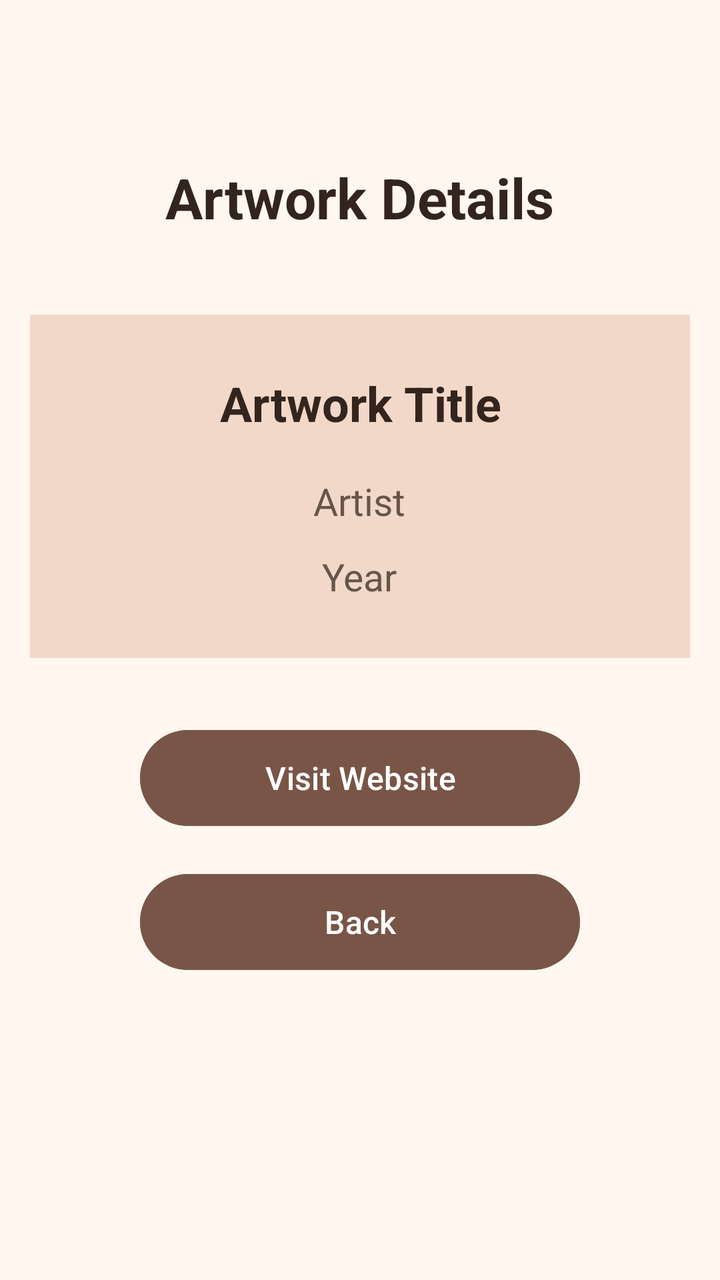
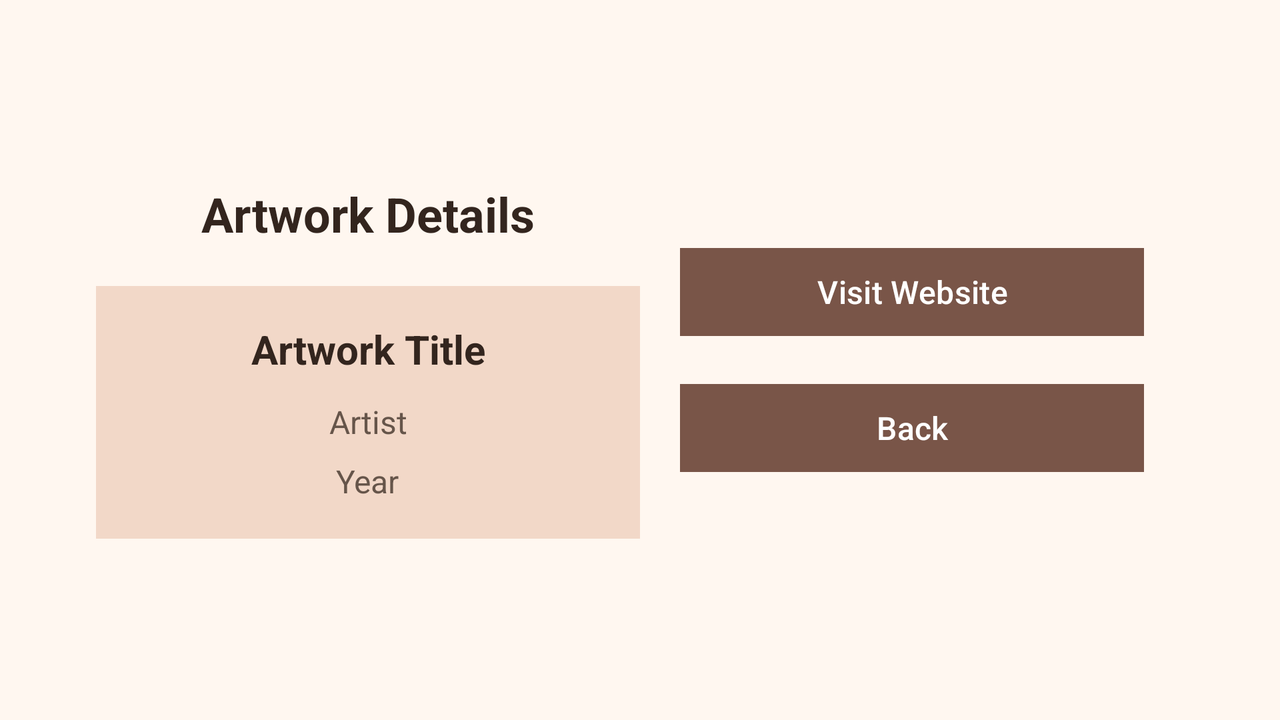

First picture: res/layout/ on a phone held upright. Second picture: the repository's own variant of that layout, on a device whose configuration matches the variant's folder. Source for both follows.
<!-- AndroidManifest.xml: application theme Theme.MohammadZnaid_1320225825_ArtSpace -->
<!-- res/layout/activity_artwork_details.xml -->
<?xml version="1.0" encoding="utf-8"?>
<androidx.constraintlayout.widget.ConstraintLayout
    xmlns:android="http://schemas.android.com/apk/res/android"
    xmlns:app="http://schemas.android.com/apk/res-auto"
    xmlns:tools="http://schemas.android.com/tools"
    android:id="@+id/main"
    android:layout_width="match_parent"
    android:layout_height="match_parent"
    android:background="#FFF7F0"
    tools:context=".ArtworkDetailsActivity">

    <TextView
        android:id="@+id/detailsHeading"
        android:layout_width="wrap_content"
        android:layout_height="wrap_content"
        android:layout_marginTop="80dp"
        android:text="Artwork Details"
        android:textSize="28sp"
        android:textStyle="bold"
        android:textColor="#33251E"
        app:layout_constraintTop_toTopOf="parent"
        app:layout_constraintStart_toStartOf="parent"
        app:layout_constraintEnd_toEndOf="parent" />

    <LinearLayout
        android:id="@+id/detailsCard"
        android:layout_width="330dp"
        android:layout_height="wrap_content"
        android:layout_marginTop="40dp"
        android:orientation="vertical"
        android:gravity="center"
        android:padding="28dp"
        android:background="#F2D8C8"
        app:layout_constraintTop_toBottomOf="@id/detailsHeading"
        app:layout_constraintStart_toStartOf="parent"
        app:layout_constraintEnd_toEndOf="parent">

        <TextView
            android:id="@+id/detailsTitle"
            android:layout_width="wrap_content"
            android:layout_height="wrap_content"
            android:gravity="center"
            android:textAlignment="center"
            android:text="Artwork Title"
            android:textSize="24sp"
            android:textStyle="bold"
            android:textColor="#33251E" />

        <TextView
            android:id="@+id/detailsArtist"
            android:layout_width="wrap_content"
            android:layout_height="wrap_content"
            android:layout_marginTop="20dp"
            android:textAlignment="center"
            android:text="Artist"
            android:textSize="19sp"
            android:textColor="#66554A" />

        <TextView
            android:id="@+id/detailsYear"
            android:layout_width="wrap_content"
            android:layout_height="wrap_content"
            android:layout_marginTop="12dp"
            android:textAlignment="center"
            android:text="Year"
            android:textSize="19sp"
            android:textColor="#66554A" />

    </LinearLayout>

    <Button
        android:id="@+id/visitWebsiteButton"
        android:layout_width="220dp"
        android:layout_height="56dp"
        android:layout_marginTop="32dp"
        android:text="Visit Website"
        android:textSize="16sp"
        android:textColor="#FFFFFF"
        android:backgroundTint="#795548"
        app:layout_constraintTop_toBottomOf="@id/detailsCard"
        app:layout_constraintStart_toStartOf="parent"
        app:layout_constraintEnd_toEndOf="parent" />

    <Button
        android:id="@+id/backButton"
        android:layout_width="220dp"
        android:layout_height="56dp"
        android:layout_marginTop="16dp"
        android:text="Back"
        android:textSize="16sp"
        android:textColor="#FFFFFF"
        android:backgroundTint="#795548"
        app:layout_constraintTop_toBottomOf="@id/visitWebsiteButton"
        app:layout_constraintStart_toStartOf="parent"
        app:layout_constraintEnd_toEndOf="parent" />

</androidx.constraintlayout.widget.ConstraintLayout>
<!-- resources referenced by this layout -->
<resources>
  <style name="Theme.MohammadZnaid_1320225825_ArtSpace" parent="Base.Theme.MohammadZnaid_1320225825_ArtSpace" />
  <style name="Base.Theme.MohammadZnaid_1320225825_ArtSpace" parent="Theme.Material3.DayNight.NoActionBar">
          
          
      </style>
</resources>
<!-- res/layout-land/activity_artwork_details.xml (the repository's variant of the layout above) -->
<!-- drawn on the phone turned sideways -->
<?xml version="1.0" encoding="utf-8"?>

<ScrollView xmlns:android="http://schemas.android.com/apk/res/android"
    xmlns:app="http://schemas.android.com/apk/res-auto"
    android:layout_width="match_parent"
    android:layout_height="match_parent"
    android:background="#FFF7F0"
    android:fillViewport="true">

    <LinearLayout
        android:id="@+id/main"
        android:layout_width="match_parent"
        android:layout_height="wrap_content"
        android:orientation="horizontal"
        android:gravity="center"
        android:paddingStart="48dp"
        android:paddingEnd="48dp"
        android:paddingTop="12dp"
        android:paddingBottom="12dp">

        <LinearLayout
            android:layout_width="0dp"
            android:layout_height="wrap_content"
            android:layout_weight="1"
            android:orientation="vertical"
            android:gravity="center">

            <TextView
                android:id="@+id/detailsHeading"
                android:layout_width="wrap_content"
                android:layout_height="wrap_content"
                android:text="Artwork Details"
                android:textSize="24sp"
                android:textStyle="bold"
                android:textColor="#33251E"
                android:layout_marginBottom="20dp" />

            <LinearLayout
                android:id="@+id/detailsCard"
                android:layout_width="330dp"
                android:layout_height="wrap_content"
                android:orientation="vertical"
                android:gravity="center"
                android:padding="18dp"
                android:background="#F2D8C8">

                <TextView
                    android:id="@+id/detailsTitle"
                    android:layout_width="wrap_content"
                    android:layout_height="wrap_content"
                    android:text="Artwork Title"
                    android:textSize="20sp"
                    android:textStyle="bold"
                    android:textColor="#33251E"
                    android:gravity="center" />

                <TextView
                    android:id="@+id/detailsArtist"
                    android:layout_width="wrap_content"
                    android:layout_height="wrap_content"
                    android:layout_marginTop="12dp"
                    android:text="Artist"
                    android:textSize="16sp"
                    android:textColor="#66554A"
                    android:gravity="center" />

                <TextView
                    android:id="@+id/detailsYear"
                    android:layout_width="wrap_content"
                    android:layout_height="wrap_content"
                    android:layout_marginTop="8dp"
                    android:text="Year"
                    android:textSize="16sp"
                    android:textColor="#66554A"
                    android:gravity="center" />

            </LinearLayout>

        </LinearLayout>

        <LinearLayout
            android:layout_width="0dp"
            android:layout_height="wrap_content"
            android:layout_weight="1"
            android:orientation="vertical"
            android:gravity="center"
            android:padding="20dp">

            <Button
                android:id="@+id/visitWebsiteButton"
                android:layout_width="300dp"
                android:layout_height="52dp"
                android:text="Visit Website"
                android:textSize="16sp"
                android:textColor="#FFFFFF"
                android:backgroundTint="#795548" />

            <Button
                android:id="@+id/backButton"
                android:layout_width="300dp"
                android:layout_height="52dp"
                android:layout_marginTop="16dp"
                android:text="Back"
                android:textSize="16sp"
                android:textColor="#FFFFFF"
                android:backgroundTint="#795548" />

        </LinearLayout>

    </LinearLayout>

</ScrollView>
